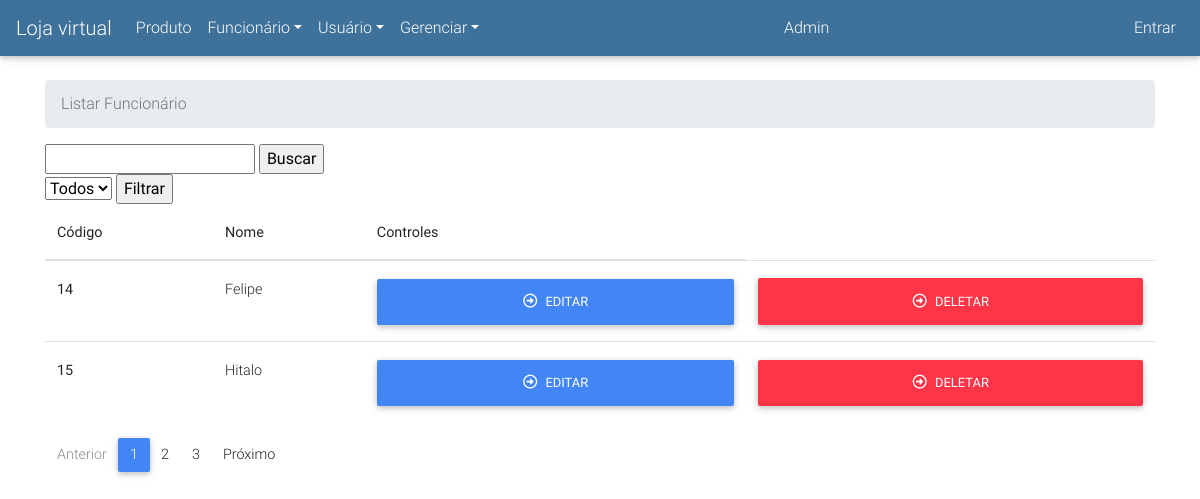
The page /funcionario on the database its author committed.
### virtual/models/pessoa.py (models this page shows, shortened)
class Pessoa(models.Model):
    class Meta:
        abstract = True
    nome = models.CharField(
            'Nome',
            max_length=50
        )
    sobrenome = models.CharField(
        max_length=100,
        null=True,
        blank=True
    )
    data_nascimento = models.DateField(
            'Data de nascimento',
            null=True,
            blank=True
        )

class Funcionario(Pessoa):
    tempo_de_servico = models.IntegerField(
        default=0
    )
    remuneracao = models.DecimalField(
        'Remuneração',
        max_digits=8,
        decimal_places=2,
        null=True,
        blank=True
    )
    class Meta:
        verbose_name = 'Funcionário'
        verbose_name_plural = 'Funcionários'

### virtual/views/funcionario.py (the view)
# urls.py: url(r'funcionario$', views.funcionario.ListaFuncionarios.as_view(), name='lista_funcionarios'),
class ListaFuncionarios(ListView):
    template_name = "funcionario/lista_funcionarios.html"
    model = Funcionario
    context_object_name = "funcionarios"
    paginate_by = 2
    def get_context_data(self, **kwargs):
        context = super(ListaFuncionarios, self).get_context_data(**kwargs)
        parametros = ''
        for item, value in self.request.GET.dict().items():
            if not item == 'page':
                parametros += '&{}={}'.format(item, value)
                context[item] = value
        parametros = parametros.replace(' ', '+')
        context['parametros'] = parametros
        return context
    def get_queryset(self):
        queryset = Funcionario.objects.all()
        if self.request.GET.get("tempo_de_servico"):
            selection_tempo_servico = self.request.GET.get("tempo_de_servico")
            if ( selection_tempo_servico != 'todos'):
                queryset = Funcionario.objects.filter(tempo_de_servico=selection_tempo_servico)
        if self.request.GET.get("busca"):
            busca = self.request.GET.get("busca")
            queryset = Funcionario.objects.filter(nome__icontains=busca)
        return queryset
    '''
    def get_context_data(self, **kwargs):
        page = self.request.GET.get('page')
        print(page)
    '''

### virtual/templates/funcionario/lista_funcionarios.html (shortened to what this page needs)
{% extends "base.html" %}
{% block conteudo %}
<ol class="breadcrumb">
    <li class="breadcrumb-item active">Listar Funcionário</li>
</ol>
<form method="GET">
    <input id="input_busca" type="text" name="busca"/>
    <input type="submit" value="Buscar" />
</form>
<form method="GET">
    <select id="selection_tempo_servico" name="tempo_de_servico" value="todos">
        <option value="todos">Todos</option>
    </select>
 <input type="submit" value="Filtrar" />
</form>
<table class="table">
  <thead>
    <tr>
      <th scope="col">Código</th>
      <th scope="col">Nome</th>
      <th scope="col">Controles</th>
    </tr>
  </thead>
  <tbody>
    {% for funcionario in funcionarios %}
      <tr>
        <th scope="row">{{funcionario.pk}}</th>
        <td>{{funcionario.nome}}</td>
        <td>
          <a type="button" href="{% url 'atualiza_funcionario' pk=funcionario.pk %}" class="btn btn-primary btn-block waves-effect waves-light"><i class="far fa-arrow-alt-circle-right pr-2" aria-hidden="true"></i>Editar</a>
        </td>
        <td>
          <a type="button" href="{% url 'deletar_funcionario' pk=funcionario.pk %}" class="btn btn-danger btn-block waves-effect waves-danger "><i class="far fa-arrow-alt-circle-right pr-2" aria-hidden="true"></i>Deletar</a>
        </td>
      </tr>
    {% endfor %}
  </tbody>
</table>
{% if is_paginated %}
<nav aria-label="Page navigation example">
  <ul class="pagination pg-blue">
    {% if page_obj.has_previous %}
      <li class="page-item"><a class="page-link">Anterior</a></li>
    {% else %}
      <li class="page-item disabled"><a class="page-link">Anterior</a></li>
    {% endif %}
    {% for i in paginator.page_range %}
      {% if page_obj.number == i %}
        <li class="page-item active"><a class="page-link">{{ i }}</a></li>
      {% else %}
        <li class="page-item" ><a class="page-link" href="?page={{ i }}">{{ i }}</a></li>
      {% endif %}
    {% endfor %}
    {% if page_obj.has_next %}
      <li class="page-item"><a href="?page={{ page_obj.next_page_number }}" class="page-link">Próximo</a></li>
    {% else %}
      <li class="page-item disabled"><a class="page-link">Próximo</a></li>
    {% endif %}
  </ul>
</nav>
{% endif %}
{% endblock %}

### rows shown on the page
Funcionario: pk "14", nome "Felipe"
Funcionario: pk "15", nome "Hitalo"

### other values the page prints
{{ i }} "1"
{{ i }} "2" "3"
